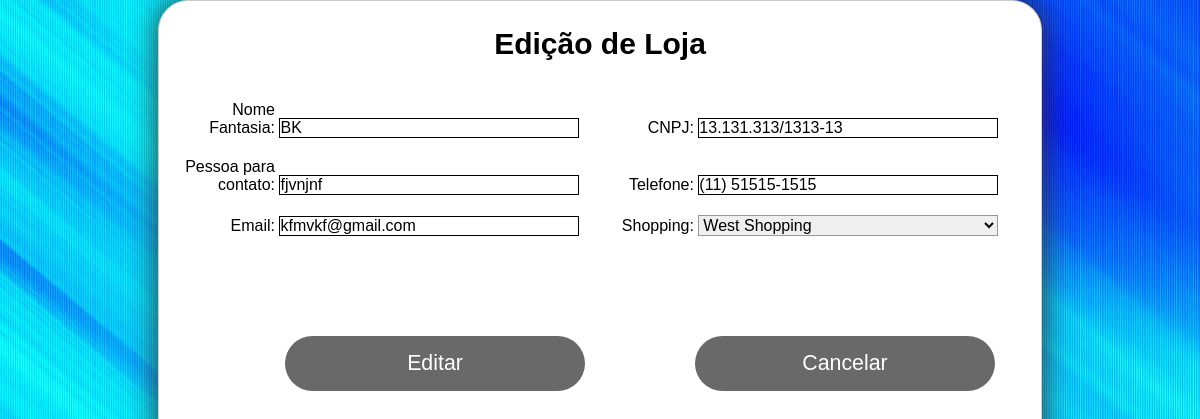
Page /loja/formEditarLoja.php?idLoja=17 (signed in) on the committed database.
### tables this page shows
CREATE TABLE `loja` (
  `idLoja` int(11) NOT NULL AUTO_INCREMENT,
  `nomeFantasia` varchar(20) DEFAULT NULL,
  `CNPJ` varchar(18) DEFAULT NULL,
  `pessoaContato` varchar(20) DEFAULT NULL,
  `telefone` varchar(30) DEFAULT NULL,
  `email` varchar(30) DEFAULT NULL,
  `shopping` varchar(20) DEFAULT NULL,
  `id_Shop` int(11) DEFAULT NULL,
  PRIMARY KEY (`idLoja`),
  KEY `fk_id_Shop` (`id_Shop`),
  CONSTRAINT `fk_id_Shop` FOREIGN KEY (`id_Shop`) REFERENCES `shop` (`idShop`) ON DELETE CASCADE ON UPDATE CASCADE
);

### loja/formEditarLoja.php (the view, shortened to what this page needs)
<?php
	include_once "../conexao.php";
	$idLoja = filter_var($_GET['idLoja'], FILTER_SANITIZE_NUMBER_INT);
	$consulta = $conectar->query("SELECT * FROM loja WHERE idLoja = '$idLoja'");
	$linha = $consulta->fetch(PDO::FETCH_ASSOC);
?>
<!DOCTYPE html>
<html lang="pt-BR">
<head>
	<link rel="stylesheet" href="../estilos.css">
</head>
<body>
<form class="cadastro" action="editarLoja.php" method="post">
    <h3 id="cadastroShop">Edição de Loja</h3>
<div class="esquerda">
        <label for="nomeFantasia">Nome Fantasia:</label>
        <input type="text" maxlength="20" name="nomeFantasia" value="<?php echo $linha['nomeFantasia']?>" id="nomeFantasia" />
    </div>
<div class="direita">
        <label for="CNPJ">CNPJ:</label>
        <input type="text" maxlength="18" name="CNPJ" value="<?php echo $linha['CNPJ']?>" id="CNPJ" />
    </div>
    <div class="esquerda">
        <label for="pessoaContato">Pessoa para contato:</label>
        <input type="text" maxlength="20" name="pessoaContato" value="<?php echo $linha['pessoaContato']?>" id="pessoaContato" />
    </div>
    <div class="direita">
        <label for="telefone">Telefone:</label>
        <input type="text" placeholder="Digite um número de telefone" maxlength="15" name="telefone" value="<?php echo $linha['telefone']?>" id="telefone" />
    </div>
    <div class="esquerda">
        <label for="email">Email:</label>
        <input type="text" maxlength="30" name="email" value="<?php echo $linha['email']?>" id="email" />
    </div>
    <div class="direita">
        <label for="shopping">Shopping:</label>
          <select type="text" name="shopping" id="shopping">
            <?php
             $consulta = $conectar->query("SELECT razaoSocial, nomeFantasia, CNPJ, pessoaContato, telefone, email, endereco, bairro, municipio, uf, cep  FROM shop");
             $dadosShop = $consulta->FETCHALL(PDO::FETCH_ASSOC);
                $total = $consulta->rowCount();
                for ($i=0; $i < $total; $i++) {
                    echo "<option>" . $dadosShop[$i]['nomeFantasia'] . "</option> ";
                }
             ?>
        </select>
    </div>
    <div>
        <button class="threed" id="botaoCadastro" type="submit">Editar</button>
        <button class="threed" id="botaoCancelar" ><a href="editar-excluirLoja.php">Cancelar</a> </button>
    </div>
    </form>
</body>
</html>

### estilos.css (style rules this page uses)
* { margin: 0px; padding: 0px; }
h3 { text-align: center; margin-top: 50px; }
body { background-image: url("imagens/fundo2.jpg"); background-size: cover; font-family: arial; color: white; }
a { color: white; text-decoration: none; text-align: center; display: block; }
.cadastro { margin: 0 auto; width: 850px; height: 700px; background-color: white; color: black; padding: 1em; border: 1px solid #CCC; border-radius: 30px; overflow: hidden; font-family: sans-serif; box-shadow: 0 0 30px #333; }
h3#cadastroShop { margin-top: 10px; margin-bottom: 30px; font-size: 30px; }
.esquerda { display: inline-block; }
.direita { display: inline-block; }
input, select { font: 1em sans-serif; width: 300px; -moz-box-sizing: border-box; box-sizing: border-box; border: 1px solid #999; }
input { border-color: #000; }
div { margin: 10px; }
button#botaoCadastro { display: inline-block; height: 55px; width: 300px; margin: 10px; border-radius: 30px; border: none; font-size: 16pt; padding: 10px 20px; background-color: #696969; color: white; outline: none; margin-left: 100px; margin-top: 80px; float: left; cursor: pointer; }
button#botaoCancelar { display: inline-block; height: 55px; width: 300px; margin: 10px; border-radius: 30px; border: none; font-size: 16pt; padding: 10px 20px; background-color: #696969; color: white; outline: none; margin-left: 100px; margin-top: 80px; float: left; }
label { display: inline-block; width: 90px; text-align: right; }

### rows in the picture
loja: nomeFantasia "BK", CNPJ "13.131.313/1313-13", pessoaContato "fjvnjnf", telefone "(11) 51515-1515", email "kfmvkf@gmail.com"

### other values in the picture
form field shopping "West Shopping"
